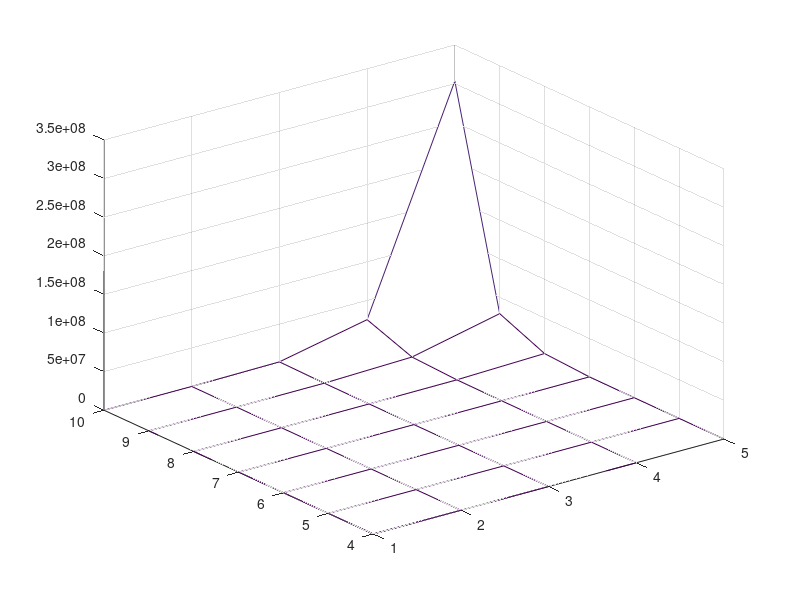

Source code (MATLAB):
y=[4, 5, 6, 7, 8, 9, 10]
x=[1, 2, 3, 4, 5]
z=[5 50 216 631 1470 ;
7 118 729 2780 8001 ;
11 344 3253 17154 64265 ;
15 826 11451 80096 375170 ;
22 2436 55905 583469 3.8278e+06 ;
30 6374 228469 3.33978e+06 2.87749e+07 ;
42 18568 1.13014e+06 2.50312e+07 3.0337e+08]
mesh(x,y,z)